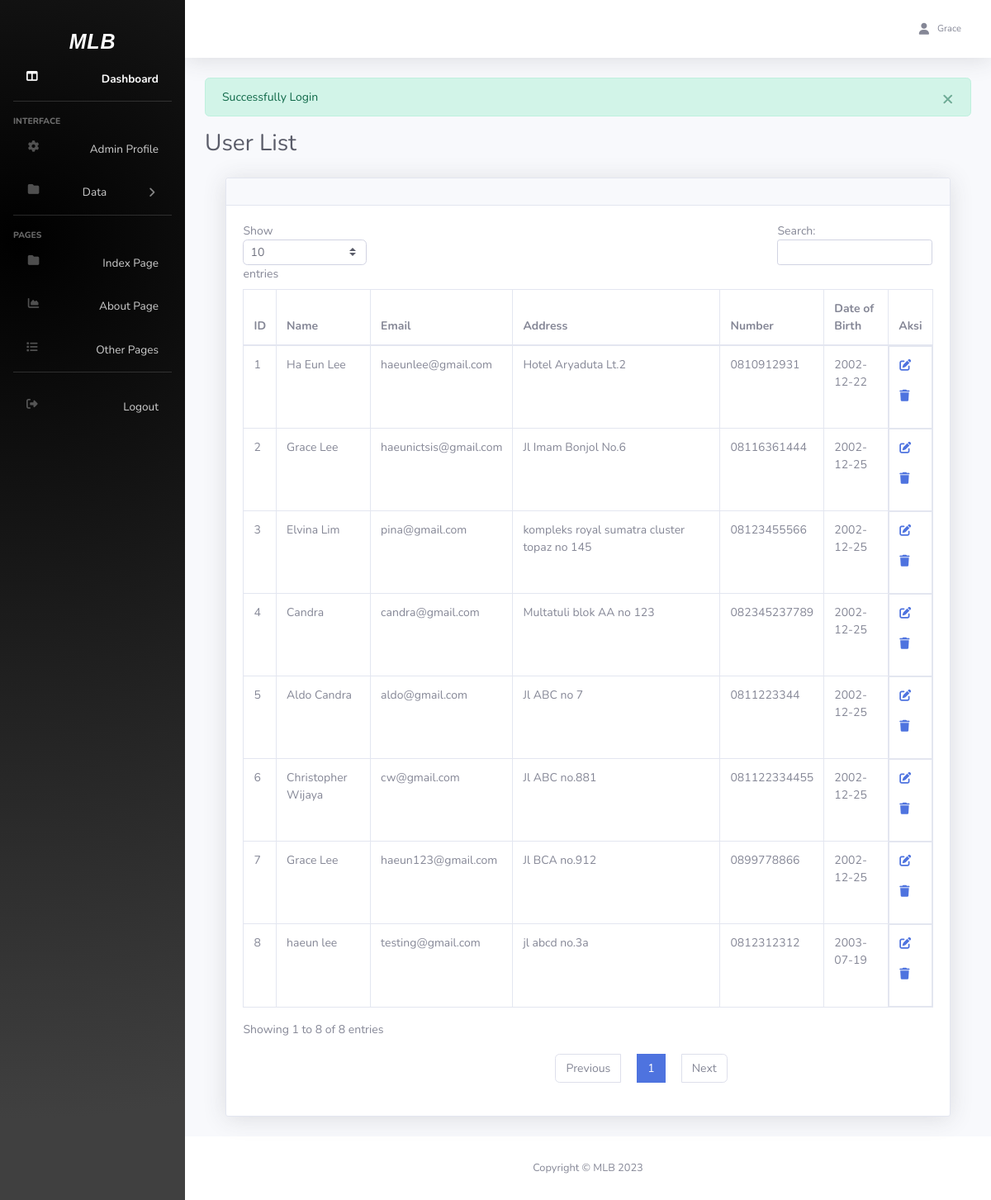
Page /admin/user.php (signed in) on the committed database.
### tables this page shows
CREATE TABLE `users` (
  `id` int(11) NOT NULL,
  `name` varchar(20) NOT NULL,
  `email` varchar(50) NOT NULL,
  `password` varchar(50) NOT NULL,
  `address` varchar(100) NOT NULL,
  `number` varchar(20) NOT NULL,
  `dob` date NOT NULL
);

### admin/user.php (the view, shortened to what this page needs)
<!DOCTYPE html>
<html lang="en">
<head>
    <link href="vendor/fontawesome-free/css/all.min.css" rel="stylesheet" type="text/css">
    <link rel="stylesheet" href="https://cdnjs.cloudflare.com/ajax/libs/font-awesome/6.1.1/css/all.min.css" type="text/css">
    <link href="../admin_component/css/adminboots.css" rel="stylesheet">
    <link href="../admin_component/css/style.css" rel="stylesheet">
</head>
<?php include '../admin_component/php/connect.php';?>
    <?php include '../admin_component/php/flash_alert.php';?>
<body id="page-top">
<div id="wrapper">
<?php include '../admin_component/php/sidenav.php';?>
<div id="content-wrapper" class="d-flex flex-column">
<div id="content">
<?php include '../admin_component/php/top.php';?>
<div class="container-fluid">
    <div class="d-sm-flex align-items-center justify-content-between mb-4" style="display: grid;">
        <h1 class="h3 mb-0 text-gray-800">User List</h1>
    </div>
    <div class="row category-row">
    <div class="card shadow mb-4">
                    <div class="card-header py-3">
                    </div>
                    <div class="card-body">
                        <div class="table-responsive">
                            <table class="table table-bordered" id="dataTable" width="100%" cellspacing="0">
                                <thead>
                                    <tr>
                                        <th>ID</th>
                                        <th>Name</th>
                                        <th>Email</th>
                                        <th>Address</th>
                                        <th>Number</th>
                                        <th>Date of Birth</th>
                                        <th>Aksi</th>
                                    </tr>
                                </thead>
                                <tbody>
                    <?php
                    $query ="SELECT * FROM users";
                    $get_user =  $connect->prepare($query);
                    $get_user -> execute();
                    $index = 1;
                    if($get_user->rowCount()>0){
                        while ($fetch_user = $get_user ->fetch(PDO::FETCH_ASSOC)){
                            ?>
                                        <tr>
                                            <td><?=$index?></th>
                                            <td><?=$fetch_user['name']?></td>
                                            <td><?=$fetch_user['email']?></td>
                                            <td><?=$fetch_user['address']?></td>
                                            <td><?=$fetch_user['number']?></td>
                                            <td><?=$fetch_user['dob']?></td>
                                            <td class="action"><a href="update_user.php?update=<?=$fetch_user['id']?>"><i class="fa-solid fa-pen-to-square"></i></a><a href="" class="delete-btn" data-toggle="modal" data-target="#deleteModal"><i class="fa-solid fa-trash"></i></a></td>
                                    </tr>
                            <?php
                                $index ++;
                        }
                    }
                    ?>
                                </tbody>
                            </table>
                        </div>
                    </div>
                </div>
</div>
<?php include '../admin_component/php/delete_modal.php';?>
</div>
<?php include '../admin_component/php/footer.php';?>
</div>
</div>
</body>
</html>

### admin_component/css/style.css (style rules this page uses)
:root { --main-color: #2980b9; --red: #e74c3c; --orange: #f39c12; --black: #444; --white: #fff; --light-bg: #f5f5f5; --light-color: #777; --border: .1rem solid #d1d3e2; --box-shadow:0 .6rem 1.1rem rgba(0,0,0,0.1); }
.row { display: -webkit-box; display: -webkit-flex; display: -moz-box; display: -ms-flexbox; display: flex; -webkit-flex-wrap: wrap; -ms-flex-wrap: wrap; flex-wrap: wrap; }
html { -webkit-box-sizing: border-box; -moz-box-sizing: border-box; box-sizing: border-box; }
* { padding: 0; margin: 0; }
*, *:before, *:after { -webkit-box-sizing: inherit; -moz-box-sizing: inherit; box-sizing: inherit; }
body, h1, h2, h3, h4, h5, h6, blockquote, p, pre, dl, dd, ol, ul, figure, hr, fieldset, legend { margin: 0; padding: 0; }
table { border-collapse: collapse; border-spacing: 0; }
body { font-family: "Open Sans", "Arial", "Helvetica Neue", sans-serif; font-weight: 400; font-size: 14px; }
h1, h2, h3, h4, h5, h6 { font-weight: 400; }
h1 { font-size: 36px; }
.card { -webkit-border-radius: 3px; -moz-border-radius: 3px; border-radius: 3px; background: #fff; }
.category-row { justify-content: center; }
.action { display: grid; height: 100px; }

### admin_component/php/sidenav.php (style rules this page uses)
*, *::after { margin: 0; padding: 0; box-sizing: border-box; font-family: 'Nunito'; }

### rows in the picture
users: name "Ha Eun Lee", email "haeunlee@gmail.com", address "Hotel Aryaduta Lt.2", number "0810912931", dob "2002-12-22"
users: name "Grace Lee", email "haeunictsis@gmail.com", address "Jl Imam Bonjol No.6", number "08116361444", dob "2002-12-25"
users: name "Elvina Lim", email "pina@gmail.com", address "kompleks royal sumatra cluster topaz no 145", number "08123455566", dob "2002-12-25"
users: name "Candra", email "candra@gmail.com", address "Multatuli blok AA no 123", number "082345237789", dob "2002-12-25"
users: name "Aldo Candra", email "aldo@gmail.com", address "Jl ABC no 7", number "0811223344", dob "2002-12-25"
users: name "Christopher Wijaya", email "cw@gmail.com", address "Jl ABC no.881", number "081122334455", dob "2002-12-25"
users: name "Grace Lee", email "haeun123@gmail.com", address "Jl BCA no.912", number "0899778866", dob "2002-12-25"
users: name "haeun lee", email "testing@gmail.com", address "jl abcd no.3a", number "0812312312", dob "2003-07-19"

### other values in the picture
$admin_name "Grace"
$flash_message['message'] "Successfully Login"
